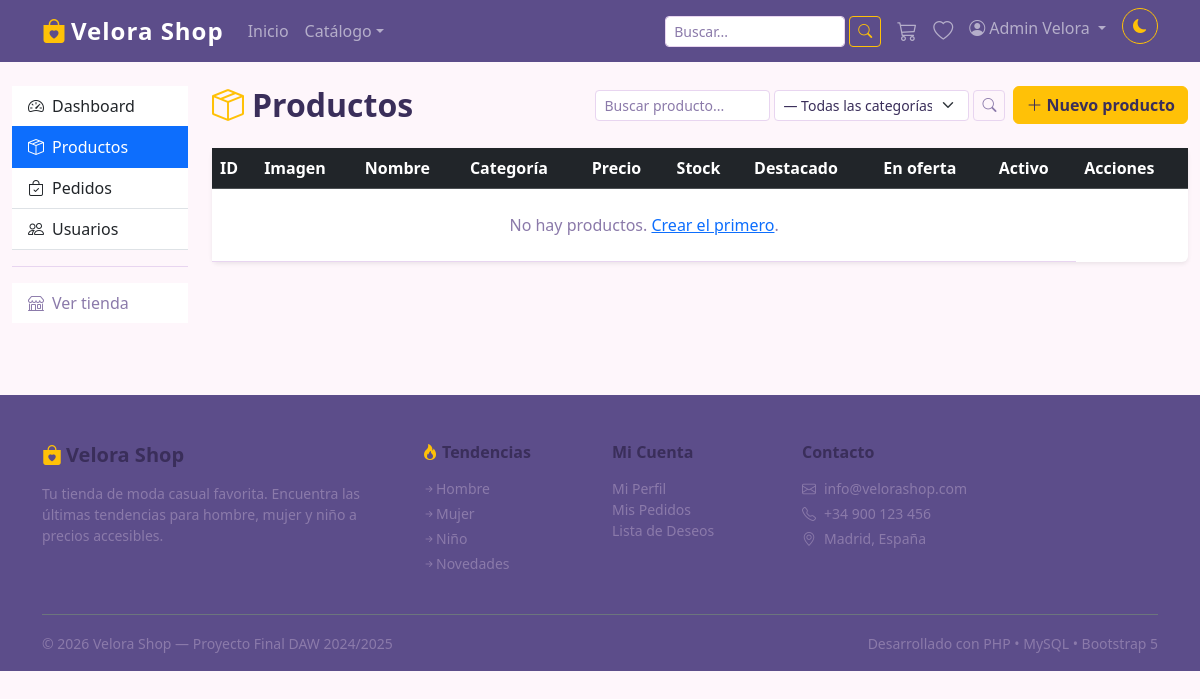
Page /public/?action=admin_productos (signed in) on the earlier database version.
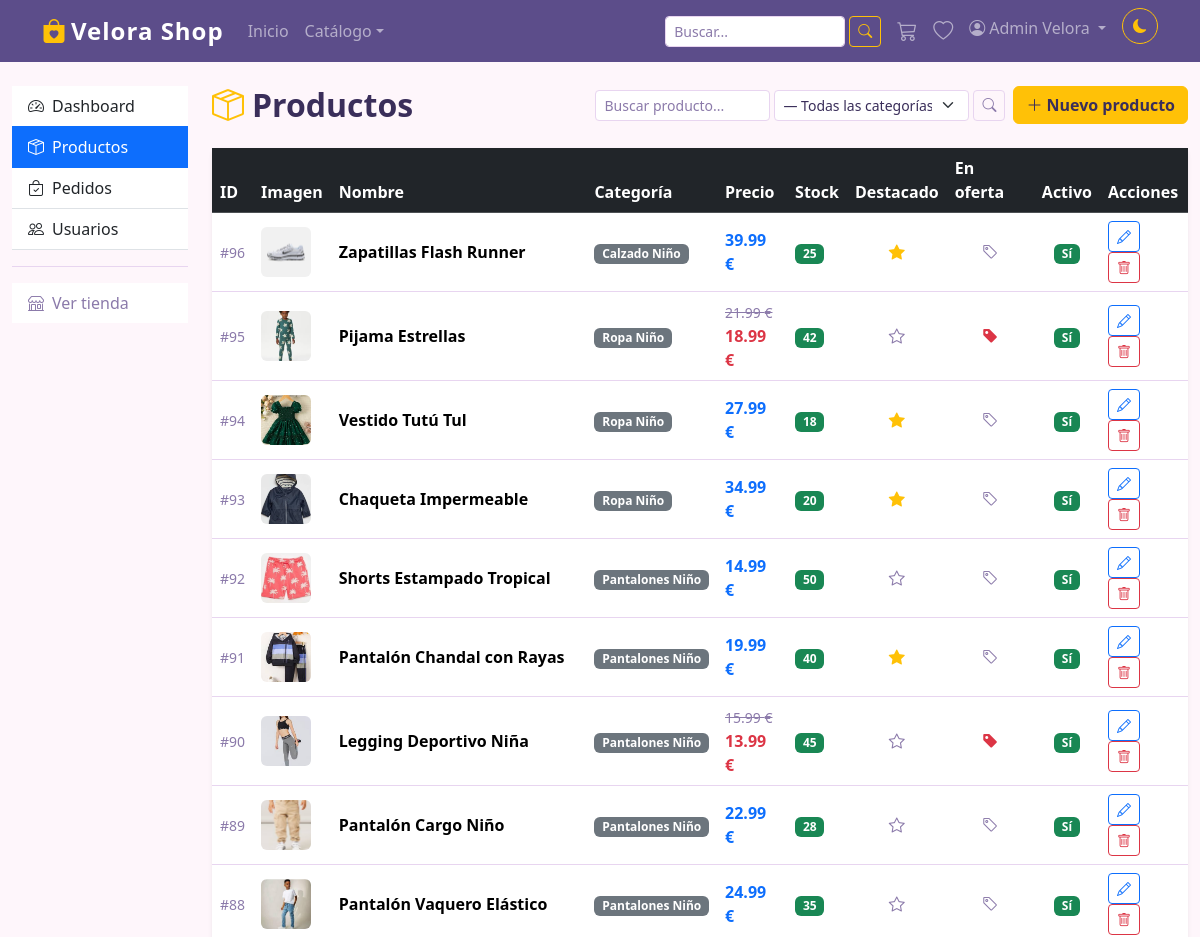
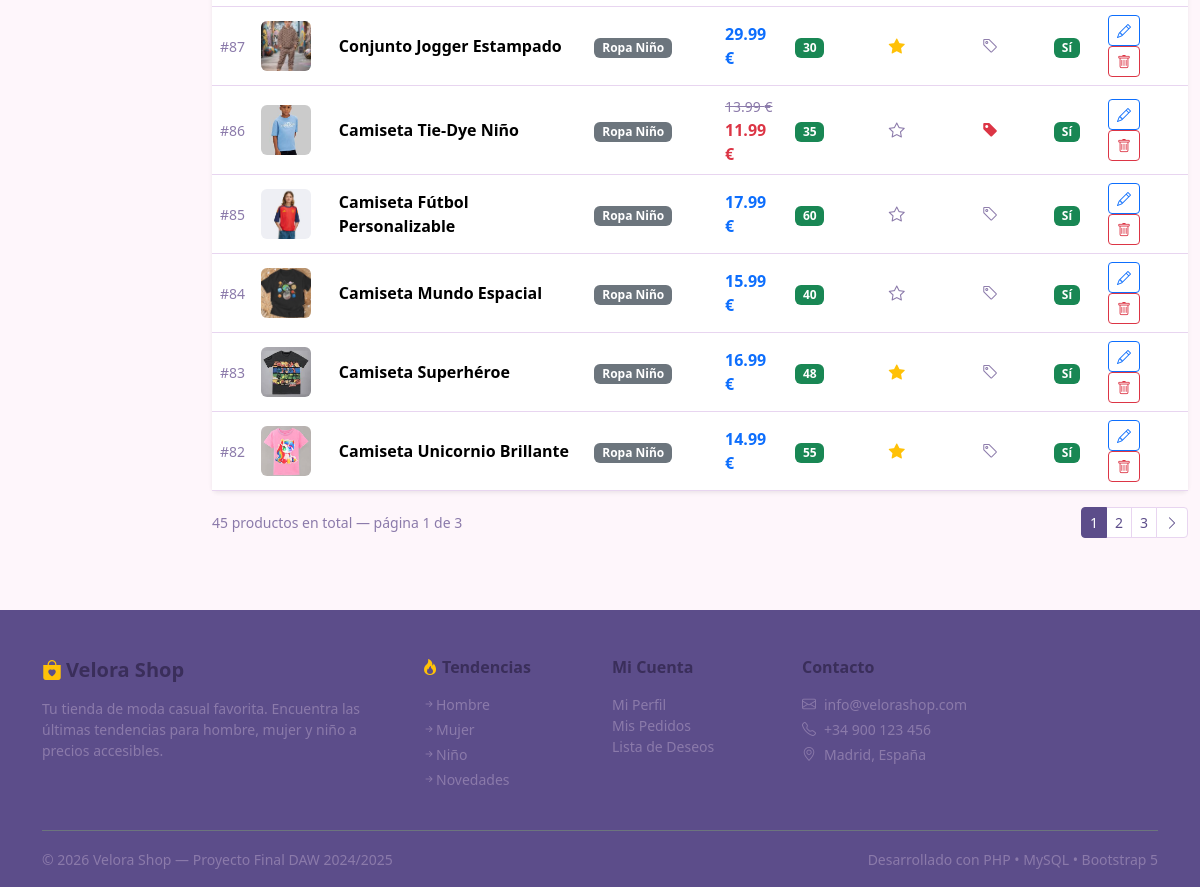
Same page on the later database version (2 pictures, top to bottom).
### tables this page shows
CREATE TABLE `producto` (
  `id` int(11) NOT NULL,
  `nombre` varchar(200) NOT NULL,
  `descripcion` text DEFAULT NULL,
  `precio` decimal(10,2) NOT NULL,
  `precio_oferta` decimal(10,2) DEFAULT NULL,
  `stock` int(11) NOT NULL DEFAULT 0,
  `imagen` varchar(255) DEFAULT NULL,
  `id_categoria` int(11) NOT NULL,
  `destacado` tinyint(1) NOT NULL DEFAULT 0,
  `activo` tinyint(1) NOT NULL DEFAULT 1,
  `talla` varchar(50) DEFAULT NULL,
  `color` varchar(50) DEFAULT NULL,
  `created_at` timestamp NOT NULL DEFAULT current_timestamp()
);

CREATE TABLE `categoria` (
  `id` int(11) NOT NULL,
  `nombre` varchar(100) NOT NULL,
  `descripcion` text DEFAULT NULL,
  `imagen` varchar(255) DEFAULT NULL,
  `genero` enum('hombre','mujer','niño','unisex') NOT NULL DEFAULT 'unisex',
  `activo` tinyint(1) NOT NULL DEFAULT 1,
  `created_at` timestamp NOT NULL DEFAULT current_timestamp()
);

### controllers/AdminController.php (called while the page is built, shortened)
<?php
require_once __DIR__ . '/../config/database.php';
require_once __DIR__ . '/../models/Product.php';
class AdminController
{
    public function listarProductos(): void
    {
        $q           = trim($_GET['q'] ?? '');
        $idCategoria = (int) ($_GET['categoria'] ?? 0);
        $limit       = 15;
        $page        = max(1, (int) ($_GET['pagina'] ?? 1));
        $offset      = ($page - 1) * $limit;
        $product = new Product();
        if ($q !== '') {
            $productos = $product->buscarAdmin($q, $idCategoria);
            $total     = count($productos);
            $paginas   = 1;
            $page      = 1;
        } else {
            $productos = $product->getAllAdmin($limit, $offset, $idCategoria);
        }
        require __DIR__ . '/../views/admin/products.php';
    }
}

### models/Product.php (called while the page is built, shortened)
<?php
require_once __DIR__ . '/../config/database.php';
class Product
{
    private PDO $pdo;
    public function __construct()
    {
        $this->pdo = getConnection();
    }
    public function getAllAdmin(int $limit = 20, int $offset = 0, int $idCategoria = 0): array
    {
        if ($idCategoria > 0) {
            $stmt = $this->pdo->prepare(
                "SELECT p.*, c.nombre AS categoria_nombre
                 FROM producto p
                 JOIN categoria c ON p.id_categoria = c.id
                 WHERE p.id_categoria = ?
                 ORDER BY p.id DESC
                 LIMIT ? OFFSET ?"
            );
            $stmt->execute([$idCategoria, $limit, $offset]);
        } else {
            $stmt = $this->pdo->prepare(
                "SELECT p.*, c.nombre AS categoria_nombre
                 FROM producto p
                 JOIN categoria c ON p.id_categoria = c.id
                 ORDER BY p.id DESC
                 LIMIT ? OFFSET ?"
            );
            $stmt->execute([$limit, $offset]);
        }
        return $stmt->fetchAll();
    }
}

### config/database.php (called while the page is built, shortened)
<?php
function getConnection(): PDO {
    static $pdo = null;
    if ($pdo === null) {
    $dsn = "mysql:host=" . DB_HOST .
            ";dbname=" . DB_NAME .
            ";charset=" . DB_CHARSET;
    try {
        $pdo = new PDO($dsn, DB_USER, DB_PASS, [
            PDO::ATTR_ERRMODE => PDO::ERRMODE_EXCEPTION,
            PDO::ATTR_DEFAULT_FETCH_MODE => PDO::FETCH_ASSOC,
            PDO::ATTR_EMULATE_PREPARES => false,
         ]);
    } catch (PDOException $e) {
     die("Error de conexion a la base de datos.");
     }
 }
 return $pdo;
}

### views/admin/products.php (the view, shortened to what the changed rows need)
<?php
$productos   = $GLOBALS['productos']   ?? [];
$paginas     = $GLOBALS['paginas']     ?? 1;
$page        = $GLOBALS['page']        ?? 1;
$total       = $GLOBALS['total']       ?? 0;
$idCategoria = $GLOBALS['idCategoria'] ?? 0;
require __DIR__ . '/../layout/header.php';
?>
<div class="container-fluid py-4">
    <div class="row">
        <div class="col-md-10">
            <div class="d-flex justify-content-between align-items-center mb-4 gap-3 flex-wrap">
                <h2 class="fw-bold mb-0">
                    <i class="bi bi-box-seam text-warning me-2"></i>Productos
                </h2>
            </div>
            <div class="card shadow-sm border-0">
                <div class="card-body p-0">
                    <div class="table-responsive">
                        <table class="table table-hover align-middle mb-0">
                            <thead class="table-dark">
                                <tr>
                                    <th>ID</th>
                                    <th>Imagen</th>
                                    <th>Nombre</th>
                                    <th>Categoría</th>
                                    <th>Precio</th>
                                    <th>Stock</th>
                                    <th>Destacado</th>
                                    <th>En oferta</th>
                                    <th>Activo</th>
                                    <th>Acciones</th>
                                </tr>
                            </thead>
                            <tbody>
                                <?php if (!empty($productos)): ?>
                                    <?php foreach ($productos as $p): ?>
                                        <tr>
                                            <td class="text-muted small">#<?= $p['id'] ?></td>
                                            <td>
                                                <img src="<?= IMG_PRODUCTS_URL ?>/<?= htmlspecialchars($p['imagen'] ?? 'default.jpg') ?>"
                                                     width="50" height="50"
                                                     style="object-fit:cover; border-radius:6px;">
                                            </td>
                                            <td class="fw-semibold"><?= htmlspecialchars($p['nombre']) ?></td>
                                            <td><span class="badge bg-secondary"><?= htmlspecialchars($p['categoria_nombre']) ?></span></td>
                                            <td>
                                                <?php if (!empty($p['precio_oferta']) && $p['precio_oferta'] > 0): ?>
                                                    <span class="text-muted text-decoration-line-through small"><?= number_format($p['precio'], 2) ?> €</span><br>
                                                    <span class="text-danger fw-bold"><?= number_format($p['precio_oferta'], 2) ?> €</span>
                                                <?php else: ?>
                                                    <span class="text-primary fw-bold"><?= number_format($p['precio'], 2) ?> €</span>
                                                <?php endif; ?>
                                            </td>
                                            <td>
                                                <span class="badge bg-<?= $p['stock'] <= 5 ? 'danger' : ($p['stock'] <= 15 ? 'warning text-dark' : 'success') ?>">
                                                    <?= $p['stock'] ?>
                                                </span>
                                            </td>
                                            <td class="text-center">
                                                <?= $p['destacado'] ? '<i class="bi bi-star-fill text-warning"></i>' : '<i class="bi bi-star text-muted"></i>' ?>
                                            </td>
                                            <td class="text-center">
                                                <?php if (!empty($p['precio_oferta']) && $p['precio_oferta'] > 0): ?>
                                                    <i class="bi bi-tag-fill text-danger" title="<?= number_format($p['precio_oferta'],2) ?> €"></i>
                                                <?php else: ?>
                                                    <i class="bi bi-tag text-muted"></i>
                                                <?php endif; ?>
                                            </td>
                                            <td class="text-center">
                                                <?= $p['activo'] ? '<span class="badge bg-success">Sí</span>' : '<span class="badge bg-danger">No</span>' ?>
                                            </td>
                                            <td>
                                                <button class="btn btn-sm btn-outline-primary me-1"
                                                        onclick="editarProducto(<?= htmlspecialchars(json_encode($p)) ?>)"
                                                        data-bs-toggle="modal" data-bs-target="#modalProducto"
                                                        title="Editar">
                                                    <i class="bi bi-pencil"></i>
                                                </button>
                                                <a href="<?= BASE_URL ?>/?action=admin_eliminar_producto&id=<?= $p['id'] ?>"
                                                   class="btn btn-sm btn-outline-danger"
                                                   onclick="return confirm('¿Eliminar este producto?')"
                                                   title="Eliminar">
                                                    <i class="bi bi-trash"></i>
                                                </a>
                                            </td>
                                        </tr>
                                    <?php endforeach; ?>
                                <?php else: ?>
                                    <tr>
                                        <td colspan="9" class="text-center text-muted py-4">
                                            No hay productos. <a href="#" data-bs-toggle="modal" data-bs-target="#modalProducto">Crear el primero</a>.
                                        </td>
                                    </tr>
                                <?php endif; ?>
                            </tbody>
                        </table>
                    </div>
                </div>
            </div>
            <?php if (isset($paginas) && $paginas > 1): ?>
                <nav class="d-flex justify-content-between align-items-center mt-3">
                    <span class="text-muted small">
                        <?= $total ?> productos en total &mdash; página <?= $page ?> de <?= $paginas ?>
                    </span>
                    <ul class="pagination pagination-sm mb-0">
                        <?php for ($i = max(1, $page - 3); $i <= min($paginas, $page + 3); $i++): ?>
                            <li class="page-item <?= $i === $page ? 'active' : '' ?>">
                                <a class="page-link" href="<?= BASE_URL ?>/?action=admin_productos&pagina=<?= $i ?>&q=<?= urlencode($_GET['q'] ?? '') ?>&categoria=<?= $idCategoria ?>">
                                    <?= $i ?>
                                </a>
                            </li>
                        <?php endfor; ?>
                        <?php if ($page < $paginas): ?>
                            <li class="page-item">
                                <a class="page-link" href="<?= BASE_URL ?>/?action=admin_productos&pagina=<?= $page + 1 ?>&q=<?= urlencode($_GET['q'] ?? '') ?>&categoria=<?= $idCategoria ?>">
                                    <i class="bi bi-chevron-right"></i>
                                </a>
                            </li>
                        <?php endif; ?>
                    </ul>
                </nav>
            <?php endif; ?>
        </div>
    </div>
</div>
<?php require __DIR__ . '/../layout/footer.php'; ?>

Differences in the rows shown:
added producto: id "96", imagen (picture), nombre "Zapatillas Flash Runner", id_categoria.nombre "Calzado Niño", precio "39.99", stock "25", destacado 1 (drawn), activo "Sí"
added producto: id "95", imagen (picture), nombre "Pijama Estrellas", id_categoria.nombre "Ropa Niño", precio "21.99", precio_oferta "18.99", stock "42", destacado 0 (drawn), activo "Sí"
added producto: id "94", imagen (picture), nombre "Vestido Tutú Tul", id_categoria.nombre "Ropa Niño", precio "27.99", stock "18", destacado 1 (drawn), activo "Sí"
added producto: id "93", imagen (picture), nombre "Chaqueta Impermeable", id_categoria.nombre "Ropa Niño", precio "34.99", stock "20", destacado 1 (drawn), activo "Sí"
added producto: id "92", imagen (picture), nombre "Shorts Estampado Tropical", id_categoria.nombre "Pantalones Niño", precio "14.99", stock "50", destacado 0 (drawn), activo "Sí"
added producto: id "91", imagen (picture), nombre "Pantalón Chandal con Rayas", id_categoria.nombre "Pantalones Niño", precio "19.99", stock "40", destacado 1 (drawn), activo "Sí"
added producto: id "90", imagen (picture), nombre "Legging Deportivo Niña", id_categoria.nombre "Pantalones Niño", precio "15.99", precio_oferta "13.99", stock "45", destacado 0 (drawn), activo "Sí"
added producto: id "89", imagen (picture), nombre "Pantalón Cargo Niño", id_categoria.nombre "Pantalones Niño", precio "22.99", stock "28", destacado 0 (drawn), activo "Sí"
added producto: id "88", imagen (picture), nombre "Pantalón Vaquero Elástico", id_categoria.nombre "Pantalones Niño", precio "24.99", stock "35", destacado 0 (drawn), activo "Sí"
added producto: id "87", imagen (picture), nombre "Conjunto Jogger Estampado", id_categoria.nombre "Ropa Niño", precio "29.99", stock "30", destacado 1 (drawn), activo "Sí"
added producto: id "86", imagen (picture), nombre "Camiseta Tie-Dye Niño", id_categoria.nombre "Ropa Niño", precio "13.99", precio_oferta "11.99", stock "35", destacado 0 (drawn), activo "Sí"
added producto: id "85", imagen (picture), nombre "Camiseta Fútbol Personalizable", id_categoria.nombre "Ropa Niño", precio "17.99", stock "60", destacado 0 (drawn), activo "Sí"
added producto: id "84", imagen (picture), nombre "Camiseta Mundo Espacial", id_categoria.nombre "Ropa Niño", precio "15.99", stock "40", destacado 0 (drawn), activo "Sí"
added producto: id "83", imagen (picture), nombre "Camiseta Superhéroe", id_categoria.nombre "Ropa Niño", precio "16.99", stock "48", destacado 1 (drawn), activo "Sí"
added producto: id "82", imagen (picture), nombre "Camiseta Unicornio Brillante", id_categoria.nombre "Ropa Niño", precio "14.99", stock "55", destacado 1 (drawn), activo "Sí"
Other differences:
$total: (not shown) → "45"
$page: (not shown) → "1"
$paginas: (not shown) → "3"
text no longer shown: "No hay productos. Crear el primero ."
text now shown: "productos en total — página de"
new list line: "1"
new list line: "2"
new list line: "3"
